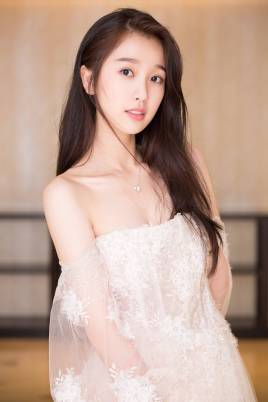
#> input picture home/aistudio/work/yushuxin.jpg, 268 x 402 px, found by its file name
$ jupyter execute --allow-errors '深度学习库.ipynb'   (shell and % lines are left out)   (older library calls are emulated)
#> lines starting #> are read from the running program, lines starting #| are printed output that depends on the picture
<br/>

Python被大量应用在数据挖掘和深度学习领域，其中使用极其广泛的是Numpy、pandas、Matplotlib、PIL等库。

<br/>
<br/>

**numpy**是Python科学计算库的基础。包含了强大的N维数组对象和向量运算。

**pandas**是建立在numpy基础上的高效数据分析处理库，是Python的重要数据分析库。

**Matplotlib**是一个主要用于绘制二维图形的Python库。用途：绘图、可视化

**PIL**库是一个具有强大图像处理能力的第三方库。用途：图像处理

# Numpy库

NumPy是使用Python进行科学计算的基础软件包。

更多学习，可参考**numpy中文网**：https://www.numpy.org.cn/

## 1.数组创建

可以使用array函数从常规Python**列表或元组**中创建数组。得到的数组的类型是从Python列表中元素的类型推导出来的。

创建数组最简单的办法就是使用array函数。它接受一切序列型的对象（包括其他数组），然后产生一个新的含有传入数据的numpy数组。其中，嵌套序列（比如由一组等长列表组成的列表）将会被转换为一个多维数组

[cell 1]
import numpy as np

#将列表转换为数组
array = np.array([[1,2,3],
                 [4,5,6]])
print(array)

[cell 2]
import numpy as np

#将元组转换为数组
array = np.array(((1,2,3),
                 (4,5,6)))
print(array)

<br/>

通常，数组的元素最初是未知的，但它的大小是已知的。因此，NumPy提供了几个函数来创建具有初始占位符内容的数组。

* zeros():可以创建指定长度或者形状的全0数组

* ones():可以创建指定长度或者形状的全1数组

* empty():创建一个数组，其初始内容是随机的,取决于内存的状态

[cell 3]
#创建一个2行3列初始值为0的数组
zeroarray = np.zeros((2,3))
print(zeroarray)

[cell 4]
onearray = np.ones((3,4),dtype='int64')
print(onearray)

[cell 5]
emptyarray = np.empty((3,4))
print(emptyarray)

为了创建数字组成的数组，NumPy提供了一个类似于range的函数，该函数返回数组而不是列表。

[cell 6]
array = np.arange( 10, 31,5 ) #
print(array)

输出数组的一些信息，如维度、形状、元素个数、元素类型等

[cell 7]
array = np.array([[1,2,3],[4,5,6],[7,8,9],[10,11,12]])
#打印数组
print(array)
#数组维度
print(array.ndim)
#数组形状几行几列
print(array.shape)
#数组元素个数
print(array.size)
#数组元素类型
print(array.dtype)

重新定义数字的形状

[cell 8]
array1 = np.arange(6).reshape([2,3])
print(array1)

#将原来两行三列的数组，转换成一个三行两列的数组,并指定数据类型
array2 = np.array([[1,2,3],[4,5,6]],dtype=np.int64).reshape([3,2])
print(array2)
print(array2.dtype) #数据类型的指定还可以这样写 dtype='int64'

## 2.数组的计算

数组很重要，因为它可以使我们不用编写循环即可对数据执行批量运算。这通常叫做矢量化（vectorization）。

**大小相等的数组之间的任何算术运算都会将运算应用到元素级**。同样，数组与标量的算术运算也会将那个标量值传播到各个元素.

矩阵的基础运算：要求是同类型矩阵

[cell 9]
arr1 = np.array([[1,2,3],[4,5,6]])
arr2 = np.ones([2,3],dtype=np.int64)

print(arr1 + arr2)
print(arr1 - arr2)
print(arr1 * arr2)
print(arr1 / arr2)
print(arr1 ** 2)

矩阵乘法：

[cell 10]
#矩阵乘法
arr3 = np.array([[1,2,3],[4,5,6]])
arr4 = np.ones([3,2],dtype=np.int64)
print(arr3)
print(arr4)
print(np.dot(arr3,arr4))

矩阵的其他计算：

[cell 11]
print(arr3)
print(np.sum(arr3,axis=1)) #axis=1,每一行求和 axie=0,每一列求和
print(np.max(arr3))       # 最大值
print(np.min(arr3))       # 最小值
print(np.mean(arr3))      #平求均值

[cell 12]
arr3_tran = arr3.transpose() #transpose()函数的作用就是调换数组的行列值的索引值，类似于求矩阵的转置：
print(arr3_tran)

print(arr3.flatten()) # flatten() 将多维数组转化成一个一维数组   返回一个一维数组。

## 3.数组的索引与切片

[cell 13]
arr5 = np.arange(0,6).reshape([2,3]) # 从0~5 中生成一个2*3数组
print(arr5)
print(arr5[1])         #输出第一列的值
print(arr5[1][2])      #输出第一行，第二列的值
print(arr5[1,2])       #输出第一行，第二列的值
print(arr5[1,:])
print(arr5[:,1])
print(arr5[1,0:2])

# pandas库

pandas是python第三方库，提供高性能易用数据类型和分析工具。

pandas基于numpy实现，常与numpy和matplotlib一同使用

更多学习，请参考**pandas中文网**：https://www.pypandas.cn/

### pandas的DataFrame

DataFrame是一个表格型的数据结构，类似于Excel或sql表

它含有一组有序的列，每列可以是不同的值类型（数值、字符串、布尔值等）

DataFrame既有行索引也有列索引，它可以被看做由Series组成的字典（共用同一个索引）

用多维数组字典、列表字典生成 DataFrame

[cell 14]
import numpy as np
import pandas as pd
data = {'state': ['Ohio', 'Ohio', 'Ohio', 'Nevada', 'Nevada'],
        'year': [2000, 2001, 2002, 2001, 2002],
        'pop': [1.5, 1.7, 3.6, 2.4, 2.9]}
frame = pd.DataFrame(data)
print(frame)

[cell 15]
#如果指定了列顺序，则DataFrame的列就会按照指定顺序进行排列
frame1 = pd.DataFrame(data, columns=['year', 'state', 'pop'])
print(frame1)

如果传入的列在数据中找不到，就会产生NAN值

[cell 16]
frame2 = pd.DataFrame(data,
                      columns=['year', 'state', 'pop', 'debt'],
                      index=['one', 'two', 'three', 'four', 'five'])
print(frame2)

列可以通过赋值的方式进行修改,例如，给那个空的“delt”列赋上一个标量值或一组值

[cell 17]
frame2['debt'] = 16.5
print(frame2)

[cell 18]
print(frame2)
frame2['new'] = frame2['debt' ]* frame2['pop']
print(frame2)

[cell 19]
frame2['debt'] = np.arange(5.)
print(frame2)

# PIL库

PIL库是一个具有强大图像处理能力的第三方库。

图像的组成：由RGB三原色组成,RGB图像中，一种彩色由R、G、B三原色按照比例混合而成。0-255区分不同亮度的颜色。

图像的数组表示：图像是一个由像素组成的矩阵，每个元素是一个RGB值

Image 是 PIL 库中代表一个图像的类（对象）

[cell 20]
#安装pillow
#!pip install pillow

#> (a cell that did not finish here is left out)

[cell 22]
from PIL import Image
import matplotlib.pyplot as plt
#显示matplotlib生成的图形

#读取图片
img = Image.open('D:/Myjupyter/home/aistudio/work/yushuxin.jpg')
#> img is the input picture: PIL image 268x402 RGB; mean R, G, B 191, 162.7, 148.2

#显示图片
#img.show() #自动调用计算机上显示图片的工具

plt.imshow(img)
plt.show(img)

#获得图像的模式
img_mode = img.mode
#> img_mode = 'RGB'
print(img_mode)
#| RGB

width,height = img.size
#> width = 268; height = 402
print(width,height)
#| 268 402

图片旋转

[cell 23]
from PIL import Image
import matplotlib.pyplot as plt
#显示matplotlib生成的图形

#读取图片
img = Image.open('D:/Myjupyter/home/aistudio/work/yushuxin.jpg')
#显示图片
plt.imshow(img)
plt.show(img)

#将图片旋转45度
img_rotate = img.rotate(45)
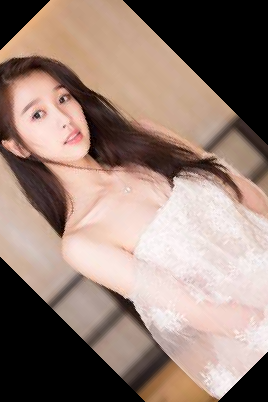
#> img_rotate: PIL image 268x402 RGB; mean R, G, B 149.3, 127.5, 117.3
#显示旋转后的图片
plt.imshow(img_rotate)
plt.show(img_rotate)

图片剪切

[cell 24]
from PIL import Image

#打开图片
img1 = Image.open('D:/Myjupyter/home/aistudio/work/yushuxin.jpg')

#剪切 crop()四个参数分别是：(左上角点的x坐标，左上角点的y坐标，右下角点的x坐标，右下角点的y坐标)
img1_crop_result = img1.crop((126,0,381,249))
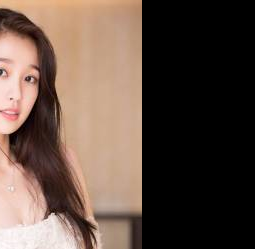
#> img1_crop_result: PIL image 255x249 RGB; mean R, G, B 97.9, 79.4, 68.9

#保存图片
img1_crop_result.save('D:/Myjupyter/home/aistudio/work/yushuxin_crop_result.jpg')

#展示图片
plt.imshow(img1_crop_result)
plt.show(img1_crop_result)

图片缩放

[cell 25]
from PIL import Image

#打开图片
img2 = Image.open('D:/Myjupyter/home/aistudio/work/yushuxin.jpg')

width,height = img2.size

#缩放
img2_resize_result = img2.resize((int(width*0.6),int(height*0.6)),Image.ANTIALIAS)

print(img2_resize_result.size)
#| (160, 241)

#保存图片
img2_resize_result.save('D:/Myjupyter/home/aistudio/work/yushuxin_resize_result.jpg')

#展示图片
plt.imshow(img2_resize_result)
plt.show(img2_resize_result)

镜像效果：左右旋转、上下旋转

[cell 26]
from PIL import Image

#打开图片
img3 = Image.open('D:/Myjupyter/home/aistudio/work/yushuxin.jpg')

#左右镜像
img3_lr = img3.transpose(Image.FLIP_LEFT_RIGHT)
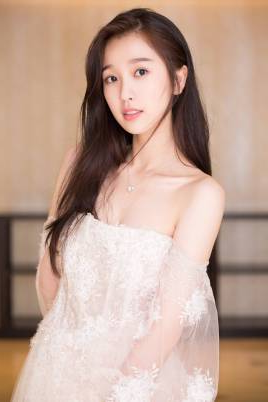
#> img3_lr: PIL image 268x402 RGB; mean R, G, B 191, 162.7, 148.2

#展示左右镜像图片
plt.imshow(img3_lr)
plt.show(img3_lr)

#上下镜像
img3_bt = img3.transpose(Image.FLIP_TOP_BOTTOM)
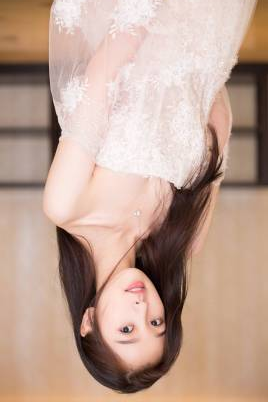
#> img3_bt: PIL image 268x402 RGB; mean R, G, B 191, 162.7, 148.2

#展示上下镜像图片
plt.imshow(img3_bt)
plt.show(img3_bt)

# Matplotlib库

Matplotlib库由各种可视化类构成，内部结构复杂。

matplotlib.pylot是绘制各类可视化图形的命令字库

更多学习，可参考**Matplotlib中文网**：https://www.matplotlib.org.cn

[cell 27]
#!pip install matplotlib

[cell 28]
import matplotlib.pyplot as plt
import numpy as np

x = np.linspace(-1,1,50) #linspace() 产生-1到1之间50个均匀分布值
y = 2*x + 1

#传入x,y,通过plot()绘制出折线图
plt.plot(x,y)

#显示图形
plt.show()
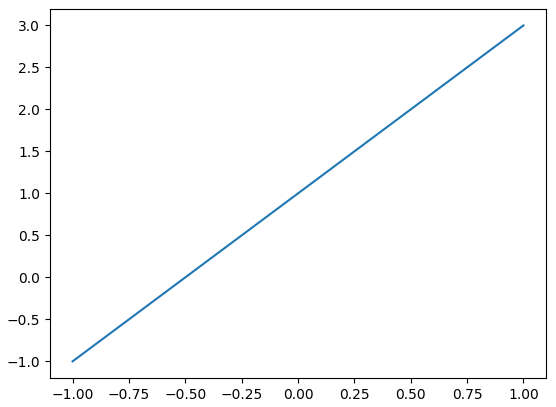
#> figure drawn by matplotlib, 1 panel; curve peaks at x = 1, y = 3

    (1)figure语法说明
    作用：设置绘制的图像属性值
    figure(num=None, figsize=None, dpi=None, facecolor=None, edgecolor=None, frameon=True)

    num:图像编号或名称，数字为编号 ，字符串为名称
    figsize:指定figure的宽和高，单位为英寸；
    dpi参数指定绘图对象的分辨率，即每英寸多少个像素，缺省值为80      1英寸等于2.5cm,A4纸是 21*30cm的纸张
    facecolor:背景颜色
    edgecolor:边框颜色
    frameon:是否显示边框

[cell 29]
import matplotlib.pyplot as plt
import numpy as np

x = np.linspace(-1,1,50) #linspace() 产生-1到1之间50个均匀分布值
y1 = 2*x + 1
y2 = x**2

plt.figure()
plt.plot(x,y1)

plt.figure(num = '王',figsize=(7,5),facecolor='red',edgecolor='red',frameon=True)
plt.plot(x,y2)

plt.show()
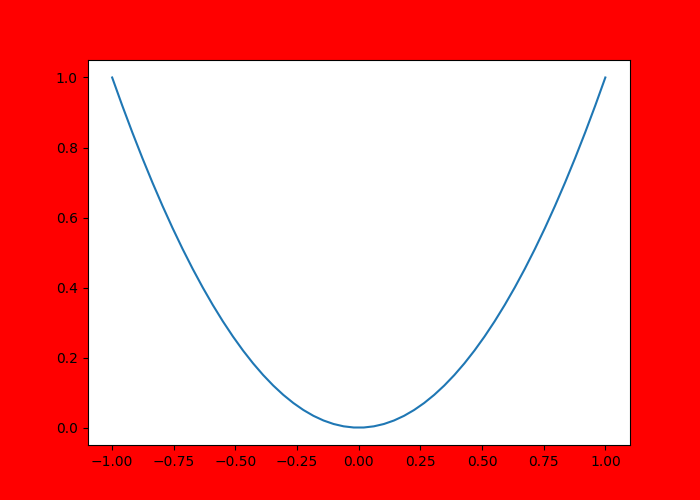
#> figure drawn by matplotlib, 1 panel; curve peaks at x = -1, y = 1

[cell 30]
import matplotlib.pyplot as plt
import numpy as np
plt.figure(figsize=(7,5))
plt.plot(x,y1,color='red',linewidth=1)
plt.plot(x,y2,color='blue',linewidth=5)
plt.xlabel('x',fontsize=20)  # 添加x轴标签
plt.ylabel('y',fontsize=20)   # 添加y轴标签
plt.show()
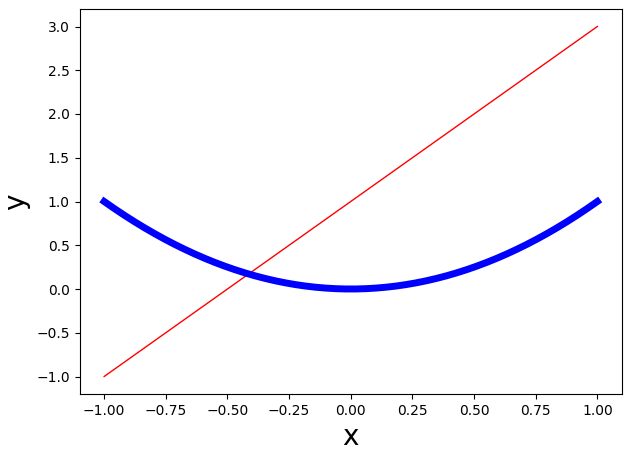
#> figure drawn by matplotlib, 1 panel; curve peaks at x = 1, y = 3; curve peaks at x = -1, y = 1

[cell 31]
import matplotlib.pyplot as plt
import numpy as np

l1, = plt.plot(x,y1,color='red',linewidth=1)
l2, = plt.plot(x,y2,color='blue',linewidth=5)
plt.legend(handles=[l1,l2],labels=['aa','bb'],loc='best')
plt.xlabel('x')
plt.ylabel('y')
plt.xlim((0,1))  #x轴只截取一段进行显示
plt.ylim((0,2))  #y轴只截取一段进行显示
plt.show()
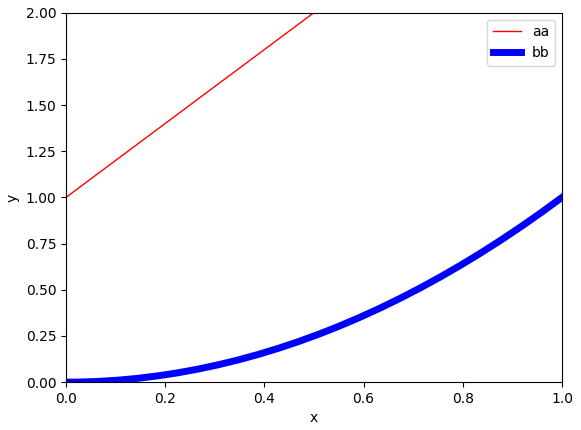
#> figure drawn by matplotlib, 1 panel; curve peaks at x = 1, y = 3; curve peaks at x = -1, y = 1

[cell 32]
#dots1 = np.array([2,3,4,5,6])
#dots2 = np.array([1,3,4,4,6])
dots1 =np.random.rand(50)
dots2 =np.random.rand(50)
plt.scatter(dots1,dots2,c='red',alpha=0.5) #c表示颜色，alpha表示透明度
plt.show()
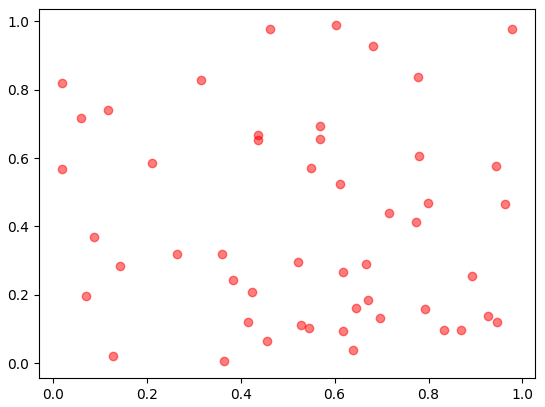
#> figure drawn by matplotlib, 1 panel

[cell 33]
x = np.arange(10)  #arange函数用于创建等差数组
#test_x = np.arange(1,10,2) #产生一个1~9的数，步长为2
#print(test_x)
y = 2**x+10
plt.bar(x,y,facecolor='#9999ff',edgecolor='white')
plt.show()
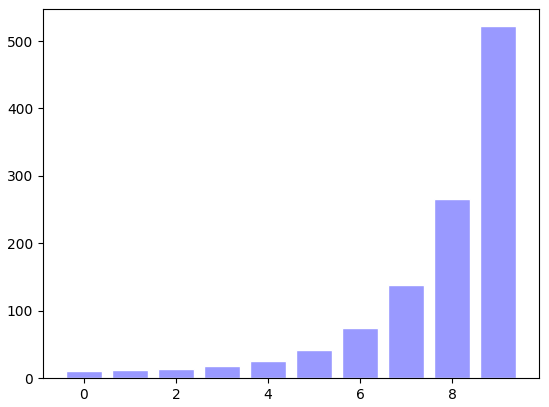
#> figure drawn by matplotlib, 1 panel; tallest bar 522 high, from x = 8.6 to 9.4

[cell 34]
x = np.arange(10)
y = 2**x+10
plt.bar(x,y,facecolor='#9999ff',edgecolor='white')
for ax,ay in zip(x,y):
    plt.text(ax,ay,'%.1f' % ay,ha='center',va='bottom')
plt.show()
#> figure, not shown here; tallest bar 522 high, from x = 8.6 to 9.4
